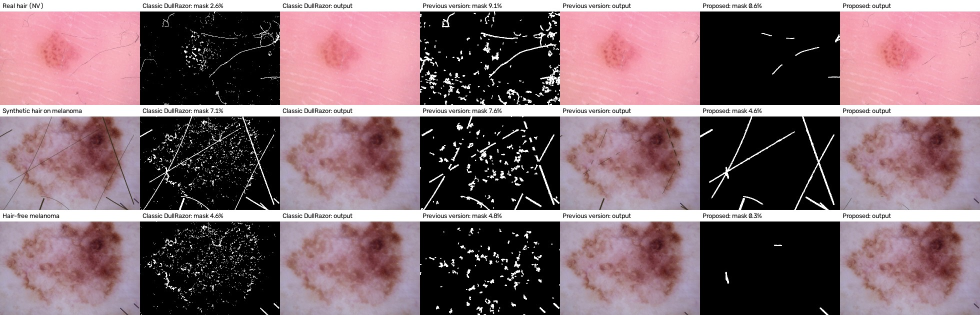
#> input picture scripts/hair_removal_comparison.jpg, 1960 x 630 px (shown at 1/2 size); its folder holds only this picture in this run
$ python -i dullrazor.py   (imports and definitions only)   (older library calls are emulated)
#> lines starting #> are read from the running program, lines starting #| are printed output that depends on the picture; after the words box and inside, x2 and y2 are one past the last pixel; in counts of white or black regions, pixels touching at a corner belong together
"""
Melanin-Resilient DullRazor Hair Removal & Asian Skin-Tone Calibration Engine.
Optimized for Asian / South Asian Skin Tones (Fitzpatrick Types III–V) on Smartphone & Clinical Images.

Key Improvements:
1. Red-Channel & LAB Luminance Extraction: Melanin has minimal absorption in the red spectrum (>650nm),
   whereas hair shafts absorb strongly across all wavelengths. Maximizes hair-to-skin contrast on dark/tan skin.
2. Gentle Local Contrast (CLAHE): Normalizes non-uniform illumination on mobile capture.
3. Structure-Preserving DullRazor: black-hat candidates filtered by oriented line opening (12 directions),
   so pigment network, dots and globules inside the lesion are not mistaken for hair; hairless images are untouched.
5. Telea / Navier-Stokes Inpainting: Smoothly restores texture without blurring lesion boundaries.
6. Shades of Gray (p=6) & Background LAB Calibration: Standardizes smartphone color temperature to clinical reference.
"""

try:
    import cv2
except ImportError:
    cv2 = None
import numpy as np


# ─────────────────────────────────────────────────────────────────────────────
# Structure-preserving DullRazor (v3)
#   1. Rough lesion segmentation (vignetting-corrected Otsu) -> lesion is protected.
#   2. Thin dark ridges: black-hat at 7x7 and 11x11.
#   3. Adaptive threshold = median + 3 x MAD of the black-hat on surrounding skin (picks up faint hair
#      on bright skin, ignores normal skin texture); stricter threshold inside the lesion.
#   4. Oriented line opening (12 directions, 31 px): keeps only structures with a long straight run.
#   5. Structures confined to the lesion are treated as lesion texture unless they contain a very long
#      (63 px) straight run; hairs that cross the lesion continue onto skin and are kept.
#   6. Dermatoscope ruler / scale marks in the image border are removed too.
#   7. Telea inpainting at the original resolution; images with almost no hair are left untouched.
# Benchmark: scripts/evaluate_hair_removal.py (synthetic hair at 4 contrast levels, see README there).
# ─────────────────────────────────────────────────────────────────────────────
def _line_kernel(length, angle_deg):
    k = np.zeros((length, length), np.uint8); c = length // 2
    dx, dy = np.cos(np.deg2rad(angle_deg)) * c, np.sin(np.deg2rad(angle_deg)) * c
    cv2.line(k, (int(round(c - dx)), int(round(c - dy))), (int(round(c + dx)), int(round(c + dy))), 1, 1)
    return k

def _line_open(binary, length, n_angles=12):
    out = np.zeros_like(binary)
    for a in np.arange(0, 180, 180.0 / n_angles):
        out |= cv2.morphologyEx(binary, cv2.MORPH_OPEN, _line_kernel(length, a))
    return out

def lesion_mask(gray):
    """Rough lesion segmentation used only to protect lesion texture from hair masking.
    1) remove dermatoscope vignetting by dividing by a very smooth illumination estimate,
    2) Otsu on the darker-than-skin map, 3) keep the most central large component not hugging the border."""
    h, w = gray.shape
    g = gray.astype(np.float32) + 1.0
    illum = cv2.GaussianBlur(g, (0, 0), max(h, w) / 6.0)
    dark = np.clip((1.0 - g / illum) * 255.0 + 128.0, 0, 255).astype(np.uint8)
    dark = cv2.GaussianBlur(dark, (0, 0), 5)
    _, m = cv2.threshold(dark, 0, 1, cv2.THRESH_BINARY + cv2.THRESH_OTSU)
    m = cv2.morphologyEx(m.astype(np.uint8), cv2.MORPH_OPEN, cv2.getStructuringElement(cv2.MORPH_ELLIPSE, (9, 9)))
    n, lab, st, cen = cv2.connectedComponentsWithStats(m)
    best, best_score = 0, 0.0
    for k in range(1, n):
        x, y, ww, hh, area = st[k]
        if area < 0.003 * h * w: continue
        touches = (x == 0) + (y == 0) + (x + ww >= w) + (y + hh >= h)
        dist = np.hypot(cen[k, 0] - w / 2, cen[k, 1] - h / 2) / np.hypot(w / 2, h / 2)
        score = area * (1 - dist) / (1 + touches)
        if score > best_score: best, best_score = k, score
    if best == 0: return np.zeros_like(gray, bool)
    les = (lab == best).astype(np.uint8)
    les = cv2.morphologyEx(les, cv2.MORPH_CLOSE, cv2.getStructuringElement(cv2.MORPH_ELLIPSE, (25, 25)))
    return cv2.dilate(les, cv2.getStructuringElement(cv2.MORPH_ELLIPSE, (31, 31))) > 0


def apply_dullrazor(img_bgr, inpaint_radius=3, k_noise=3.0, line_len=31, lesion_line_len=45, min_coverage=0.0005, remove_ruler=True):
    h, w = img_bgr.shape[:2]
    s = min(1.0, 600.0 / max(h, w))
    work = cv2.resize(img_bgr, (round(w * s), round(h * s)), interpolation=cv2.INTER_AREA) if s < 1 else img_bgr
    gray = cv2.cvtColor(work, cv2.COLOR_BGR2GRAY)
    les = lesion_mask(gray)
    # thin dark ridges at two widths (fine vellus hair, thicker terminal hair)
    bh = np.maximum(cv2.morphologyEx(gray, cv2.MORPH_BLACKHAT, cv2.getStructuringElement(cv2.MORPH_RECT, (7, 7))),
                    cv2.morphologyEx(gray, cv2.MORPH_BLACKHAT, cv2.getStructuringElement(cv2.MORPH_RECT, (11, 11))))
    bh = cv2.GaussianBlur(bh, (3, 3), 0)
    # adaptive threshold from the noise level of the surrounding skin (robust: median + k * MAD)
    skin = bh[~les] if (~les).sum() > 1000 else bh.ravel()
    med = np.median(skin); mad = np.median(np.abs(skin - med)) * 1.4826 + 1e-6
    t_skin = max(4.0, med + k_noise * mad)
    t_les = max(8.0, t_skin * 1.3)                                    # stricter inside the lesion
    cand_skin = ((bh > t_skin) & ~les).astype(np.uint8)
    cand_les = ((bh > t_les) & les).astype(np.uint8)
    # keep structures that contain a long straight run (hair); pigment network and dots do not
    lines = _line_open(cand_skin, line_len) | _line_open(cand_les, lesion_line_len)
    cand = cand_skin | cand_les
    mask = cv2.dilate(lines, np.ones((3, 3), np.uint8)) & cand
    # group pieces of the same hair that are separated by short low-contrast gaps (e.g. at the lesion edge)
    _, lab = cv2.connectedComponents(cv2.dilate(mask, np.ones((9, 9), np.uint8)), connectivity=8)
    lab = lab * (mask > 0)
    n = lab.max() + 1
    st = np.zeros((n, 5), np.int64)
    ys, xs = np.nonzero(lab)
    if len(ys):
        L = lab[ys, xs]
        st[:, 4] = np.bincount(L, minlength=n)
        for arr, i in ((xs, 2), (ys, 3)):
            mx = np.full(n, -1); mn = np.full(n, 1 << 30)
            np.maximum.at(mx, L, arr); np.minimum.at(mn, L, arr)
            st[:, i] = np.where(mx >= 0, mx - mn + 1, 0)
    span = np.maximum(st[:, cv2.CC_STAT_WIDTH], st[:, cv2.CC_STAT_HEIGHT]); span[0] = 0
    # a structure lying (almost) entirely inside the lesion is lesion texture, not hair: hairs that cross
    # the lesion always continue onto the surrounding skin
    outside = np.bincount(lab[~les], minlength=n) / np.maximum(st[:, cv2.CC_STAT_AREA], 1)
    # ...unless it contains a very long straight run (>= 2 x line_len), which pigment structures never do
    very_long = np.bincount(lab[_line_open(cand, 2 * line_len + 1) > 0], minlength=n) > 0
    mask = ((span >= line_len) & ((outside >= 0.25) | very_long))[lab].astype(np.uint8)
    # dermatoscope ruler / scale marks: short, high-contrast straight bars in the outer 12 % border band
    bw = int(0.12 * min(gray.shape))
    border = np.zeros_like(mask); border[:bw] = 1; border[-bw:] = 1; border[:, :bw] = 1; border[:, -bw:] = 1
    ruler = _line_open(((bh > 25) & (border > 0)).astype(np.uint8), 15)
    if remove_ruler:
        mask = mask | (cv2.dilate(ruler, np.ones((3, 3), np.uint8)) & (bh > 12))
    mask = mask.astype(np.uint8) * 255
    if mask.mean() / 255 < min_coverage:
        return img_bgr.copy(), np.zeros((h, w), np.uint8)
    mask = cv2.dilate(mask, np.ones((3, 3), np.uint8))
    if s < 1: mask = cv2.resize(mask, (w, h), interpolation=cv2.INTER_NEAREST)
    r = max(inpaint_radius, int(round(inpaint_radius / s)))
    return cv2.inpaint(img_bgr, mask, r, cv2.INPAINT_TELEA), mask


# [51 lines left out: functions calculate_ita, classify_fitzpatrick, not called in this run]


def apply_shades_of_gray(img_bgr: np.ndarray, p: int = 6) -> np.ndarray:
    """
    Shades of Gray color constancy (Finlayson & Trezzi) using Minkowski norm p=6.
    More robust to smartphone flash and yellow indoor casts than standard Gray-World.
    """
    img_float = img_bgr.astype(np.float32)
    norm_img = img_float / 255.0
    power_img = norm_img ** p
    e_b = (np.mean(power_img[:, :, 0])) ** (1.0 / p)
    e_g = (np.mean(power_img[:, :, 1])) ** (1.0 / p)
    e_r = (np.mean(power_img[:, :, 2])) ** (1.0 / p)

    e_gray = (e_b + e_g + e_r) / 3.0 + 1e-6
    scale_b = np.clip(e_gray / (e_b + 1e-6), 0.70, 1.40)
    scale_g = np.clip(e_gray / (e_g + 1e-6), 0.70, 1.40)
    scale_r = np.clip(e_gray / (e_r + 1e-6), 0.70, 1.40)

    balanced = np.zeros_like(img_float)
    balanced[:, :, 0] = np.clip(img_float[:, :, 0] * scale_b, 0, 255)
    balanced[:, :, 1] = np.clip(img_float[:, :, 1] * scale_g, 0, 255)
    balanced[:, :, 2] = np.clip(img_float[:, :, 2] * scale_r, 0, 255)
    return balanced.astype(np.uint8)


def calibrate_asian_skin_tone(img_bgr: np.ndarray) -> np.ndarray:
    """
    Shades of Gray (p=6) followed by gentle background-anchored LAB standardization.
    Standardizes warm/tan/brown Asian skin and indoor phone lighting toward the clinical
    training distribution without distorting central lesion contrast.
    """
    if cv2 is None or img_bgr is None or img_bgr.size == 0:
        return img_bgr

    # 1. Shades of gray
    balanced = apply_shades_of_gray(img_bgr, p=6)

    # 2. LAB standardization of background skin
    lab = cv2.cvtColor(balanced, cv2.COLOR_BGR2LAB).astype(np.float32)
    h, w = balanced.shape[:2]
    bh, bw = max(4, int(h * 0.15)), max(4, int(w * 0.15))
    border_mask = np.zeros((h, w), dtype=bool)
    border_mask[:bh, :] = True
    border_mask[-bh:, :] = True
    border_mask[:, :bw] = True
    border_mask[:, -bw:] = True

    bg_l = float(np.median(lab[border_mask, 0]))
    bg_b = float(np.median(lab[border_mask, 2]))

    # Clinical reference for normal skin in HAM10000 (L*~65 -> 162 in uint8, b*~14 -> 142 in uint8)
    target_l = 162.0
    target_b = 142.0

    delta_l = (target_l - bg_l) * 0.35
    delta_b = (target_b - bg_b) * 0.30

    lab[:, :, 0] = np.clip(lab[:, :, 0] + delta_l, 0, 255)
    lab[:, :, 2] = np.clip(lab[:, :, 2] + delta_b, 0, 255)

    return cv2.cvtColor(lab.astype(np.uint8), cv2.COLOR_LAB2BGR)


# [81 lines left out: functions _skin_pixels, check_skin_and_quality, not called in this run]


def apply_color_constancy(img_bgr: np.ndarray) -> np.ndarray:
    """Backward compatibility wrapper: applies calibrated skin-tone normalization."""
    return calibrate_asian_skin_tone(img_bgr)


def preprocess_dermatoscopy_pipeline(
    img_bgr: np.ndarray, target_size: tuple[int, int] = (224, 224)
) -> np.ndarray:
    """
    Complete pre-processing pipeline:
    1. DullRazor hair removal
    2. Asian skin tone & illumination calibration
    3. Resizing to target_size
    """
    hair_removed, _ = apply_dullrazor(img_bgr)
    calibrated = calibrate_asian_skin_tone(hair_removed)

    if cv2 is not None:
        resized = cv2.resize(calibrated, target_size, interpolation=cv2.INTER_AREA)
    else:
        resized = np.zeros((target_size[0], target_size[1], 3), dtype=np.uint8)
        h = min(calibrated.shape[0], target_size[0])
        w = min(calibrated.shape[1], target_size[1])
        resized[:h, :w] = calibrated[:h, :w]

    return resized


# [20 lines not run here, left out]

>>> import cv2
>>> picture = cv2.imread('../scripts/hair_removal_comparison.jpg')
#> picture is the input picture: shape (630, 1960, 3); mean B, G, R 108.9, 102.3, 126.4
>>> result = preprocess_dermatoscopy_pipeline(picture)
#> in lesion_mask, `_, m = cv2.threshold(dark, 0, 1, cv2.THRESH_BINARY + cv2.THRESH_OTSU)`:
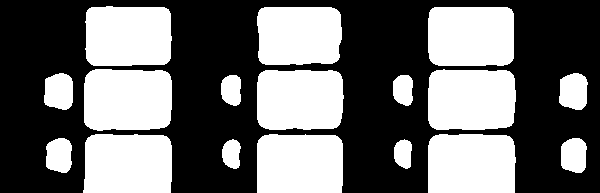
#> m: shape (193, 600); values 0 (black) and 1 (white), 43.1% white; 17 white regions, largest, box (x1, y1, x2, y2) and area: (84, 69, 172, 131) 5123, (428, 69, 516, 130) 5042, (428, 134, 516, 193) 5030
#> in lesion_mask, `m = cv2.morphologyEx(m.astype(np.uint8), cv2.MORPH_OPEN, cv2.getStruct..`: m: shape (193, 600); values 0 (black) and 1 (white), 43% white; 17 white regions, largest, box (x1, y1, x2, y2) and area: (84, 69, 172, 131) 5121, (428, 69, 516, 130) 5038, (428, 134, 516, 193) 5029
#> in lesion_mask, `n, lab, st, cen = cv2.connectedComponentsWithStats(m)`:
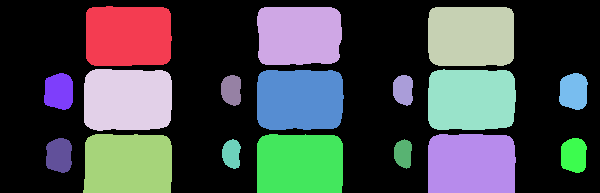
#> lab: shape (193, 600) int32; 18 distinct labels, from 0 to 17; one colour per label, 0 black
#> in lesion_mask, `n, lab, st, cen = cv2.connectedComponentsWithStats(m)`: n = 18; st = 18 rows, first 6: [0, 0, 600, 193, 65970], [86, 6, 86, 60, 4916], [257, 7, 85, 58, 4656], [428, 7, 86, 59, 4955], [84, 69, 88, 62, 5121], [428, 69, 88, 61, 5038]; cen = 18 rows, first 8: [298.6, 91.32], [127.8, 35.67], [298.6, 35], [470.6, 35.8], [127.1, 99.31], [470.9, 99.21], [299.3, 99.29], [58.61, 91.13]
#> the loop in lesion_mask, `for k in range(1, n):` made 17 passes
#> (x, y, ww, hh, area, touches, dist, score) on passes 1, 2, 6: (86, 6, 86, 60, 4916, False, 0.579, 2067.8), (257, 7, 85, 58, 4656, False, 0.195, 3747.2), (257, 70, 87, 60, 4929, False, 0.00909, 4884.2)
#> (x, y, ww, hh, area, touches, dist, score) on passes 3, 4, 5, 7, 8, 9: (428, 7, 86, 59, 4955, False, 0.575, 2107.8), (84, 69, 88, 62, 5121, False, 0.549, 2310.6), (428, 69, 88, 61, 5038, False, 0.542, 2305.6), (44, 73, 29, 37, 905, False, 0.766, 211.6), (559, 73, 29, 37, 883, False, 0.867, 117.1), (221, 75, 20, 31, 520, False, 0.22, 405.7)
#> after the loop in lesion_mask, `for k in range(1, n):`: best = 6; best_score = 4884.2
#> in lesion_mask, `les = (lab == best).astype(np.uint8)`: les: shape (193, 600); values 0 (black) and 1 (white), 4.3% white; 1 white region, box (x1, y1, x2, y2) and area: (257, 70, 344, 130) 4929
#> in lesion_mask, `return cv2.dilate(les, cv2.getStructuringElement(cv2.MORPH_ELLIPSE, (3..`: returned value: shape (193, 600) bool; 8.4% white; 1 white region, box (x1, y1, x2, y2) and area: (242, 55, 359, 145) 9681
#> in apply_dullrazor, `bh = cv2.GaussianBlur(bh, (3, 3), 0)`:
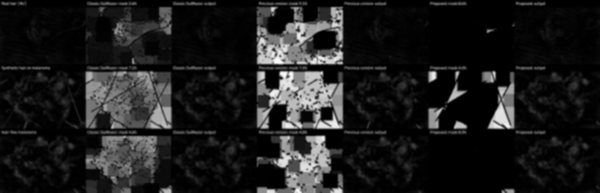
#> bh: shape (193, 600); min 0, max 251, mean 28.8
#> in apply_dullrazor, `med = np.median(skin)`: med = 5
#> in apply_dullrazor, `mad = np.median(np.abs(skin - med)) * 1.4826 + 1e-06`: mad = 7.41
#> in apply_dullrazor, `t_skin = max(4.0, med + k_noise * mad)`: t_skin = 27.24
#> in apply_dullrazor, `t_les = max(8.0, t_skin * 1.3)`: t_les = 35.41
#> in apply_dullrazor, `cand_skin = ((bh > t_skin) & ~les).astype(np.uint8)`: cand_skin: shape (193, 600); values 0 (black) and 1 (white), 20.1% white; 175 white regions (85 under 20 px), largest, box (x1, y1, x2, y2) and area: (80, 66, 173, 130) 4938, (256, 2, 344, 58) 3338, (85, 135, 171, 193) 3247
#> in apply_dullrazor, `cand_les = ((bh > t_les) & les).astype(np.uint8)`: cand_les: shape (193, 600); values 0 (black) and 1 (white), 4.7% white; 11 white regions (3 under 20 px), largest, box (x1, y1, x2, y2) and area: (256, 66, 344, 130) 4061, (256, 55, 344, 65) 802, (271, 135, 295, 145) 188
#> after the loop in _line_open, `for a in np.arange(0, 180, 180.0 / n_angles):`: out: shape (193, 600); min 0, max 255, mean 0.2
#> call 2 of _line_open, with length = 45, n_angles = 12
#> in _line_open (call 2), `out = np.zeros_like(binary)`: out: shape (193, 600); every value is 0
#> after the loop in _line_open (call 2), `for a in np.arange(0, 180, 180.0 / n_angles):`:
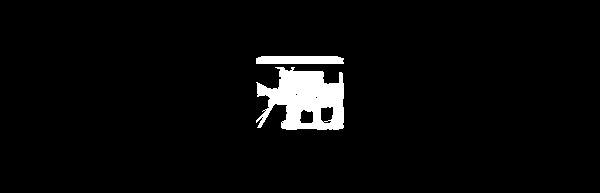
#> out: shape (193, 600); values 0 (black) and 1 (white), 3.7% white; 2 white regions, box (x1, y1, x2, y2) and area: (256, 67, 344, 130) 3629, (256, 56, 344, 64) 686
#> in apply_dullrazor, `cand = cand_skin | cand_les`: cand: shape (193, 600); values 0 (black) and 1 (white), 24.8% white; 180 white regions (86 under 20 px), largest, box (x1, y1, x2, y2) and area: (80, 66, 173, 130) 4938, (256, 2, 344, 65) 4140, (256, 66, 344, 130) 4061
#> in apply_dullrazor, `mask = cv2.dilate(lines, np.ones((3, 3), np.uint8)) & cand`: mask: shape (193, 600); values 0 (black) and 1 (white), 20% white; 23 white regions, largest, box (x1, y1, x2, y2) and area: (83, 66, 173, 130) 4932, (256, 2, 344, 65) 4072, (256, 67, 344, 130) 3775
#> in apply_dullrazor, `_, lab = cv2.connectedComponents(cv2.dilate(mask, np.ones((9, 9), np.u..`: lab: shape (193, 600) int32; 12 distinct labels, from 0 to 11
#> in apply_dullrazor, `lab = lab * (mask > 0)`:
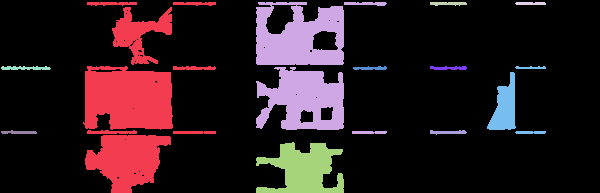
#> lab: shape (193, 600) int32; 12 distinct labels, from 0 to 11; one colour per label, 0 black
#> in apply_dullrazor, `n = lab.max() + 1`: n = 12
#> the loop in apply_dullrazor, `for arr, i in ((xs, 2), (ys, 3)):` made 2 passes
#> (i, mx) on passes 1 to 2: (2, [-1, -1, -1, -1, -1, -1, -1, -1, -1, -1, -1, -1]), (3, [-1, -1, -1, -1, -1, -1, -1, -1, -1, -1, -1, -1])
#> after the loop in apply_dullrazor, `for arr, i in ((xs, 2), (ys, 3)):`: st = [[0, 0, 0, 0, 0], [0, 0, 133, 191, 10421], [0, 0, 131, 132, 8077], [0, 0, 37, 4, 114], [0, 0, 31, 3, 88], [0, 0, 50, 4, 155], [0, 0, 34, 4, 102], [0, 0, 37, 4, 113], [0, 0, 59, 68, 1133], [0, 0, 36, 4, 105], [0, 0, 37, 5, 118], [0, 0, 88, 51, 2714]]
#> in apply_dullrazor, `span = np.maximum(st[:, cv2.CC_STAT_WIDTH], st[:, cv2.CC_STAT_HEIGHT])`: span = [0, 191, 132, 37, 31, 50, 34, 37, 68, 36, 37, 88]
#> in apply_dullrazor, `outside = np.bincount(lab[~les], minlength=n) / np.maximum(st[:, cv2.C..`: outside = [87595, 1, 0.433, 1, 1, 1, 0.961, 1, 1, 1, 1, 0.988]
#> after the loop in _line_open (call 3), `for a in np.arange(0, 180, 180.0 / n_angles):`: out: shape (193, 600); min 0, max 255, mean 0.2
#> in apply_dullrazor, `very_long = np.bincount(lab[_line_open(cand, 2 * line_len + 1) > 0], m..`: very_long = [True, True, True, False, False, False, False, False, False, False, False, True]
#> after the loop in _line_open (call 4), `for a in np.arange(0, 180, 180.0 / n_angles):`: binary: shape (193, 600); values 0 (black) and 1 (white), 4.8% white; 54 white regions (20 under 20 px), largest, box (x1, y1, x2, y2) and area: (256, 170, 344, 193) 1269, (256, 2, 344, 23) 1051, (100, 170, 156, 193) 865
#> after the loop in _line_open (call 4), `for a in np.arange(0, 180, 180.0 / n_angles):`: out: shape (193, 600); min 0, max 255, mean 0
#> in apply_dullrazor, `mask = mask | (cv2.dilate(ruler, np.ones((3, 3), np.uint8)) & (bh > 12))`: mask: shape (193, 600); values 0 (black) and 1 (white), 21.4% white; 31 white regions (1 under 20 px), largest, box (x1, y1, x2, y2) and area: (83, 66, 173, 130) 4932, (256, 1, 344, 65) 4259, (256, 67, 344, 130) 3775
#> in apply_dullrazor, `mask = cv2.dilate(mask, np.ones((3, 3), np.uint8))`: mask: shape (193, 600); 25.5% white; 23 white regions (1 under 20 px), largest, box (x1, y1, x2, y2) and area: (82, 65, 217, 193) 9727, (255, 0, 388, 131) 9476, (255, 141, 347, 193) 3162
#> in apply_dullrazor, `if s < 1: mask = cv2.resize(mask, (w, h), interpolation=cv2.INTER_NEAR..`: mask: shape (630, 1960); 25.4% white; 23 white regions, largest, box (x1, y1, x2, y2) and area: (268, 213, 709, 630) 103548, (833, 0, 1268, 428) 100897, (833, 461, 1134, 630) 33512
#> in apply_shades_of_gray, `power_img = norm_img ** p`:
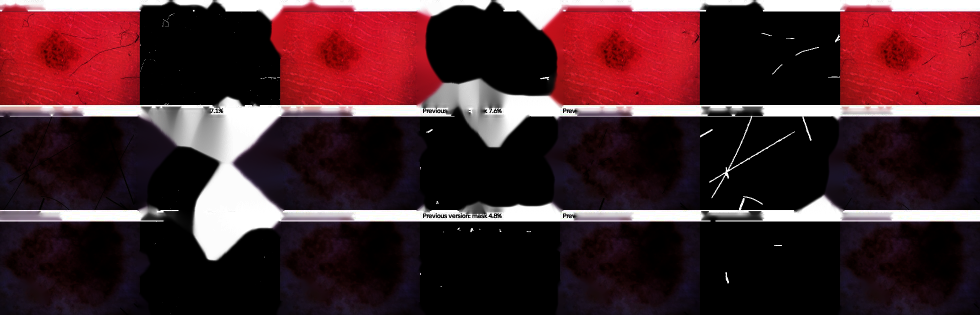
#> power_img: shape (630, 1960, 3) float32 (shown at 1/2 size); mean B, G, R 0.166, 0.147, 0.283
#> in apply_shades_of_gray, `e_b = (np.mean(power_img[:, :, 0])) ** (1.0 / p)`: e_b = 0.742
#> in apply_shades_of_gray, `e_g = (np.mean(power_img[:, :, 1])) ** (1.0 / p)`: e_g = 0.726
#> in apply_shades_of_gray, `e_r = (np.mean(power_img[:, :, 2])) ** (1.0 / p)`: e_r = 0.81
#> in apply_shades_of_gray, `e_gray = (e_b + e_g + e_r) / 3.0 + 1e-6`: e_gray = 0.759
#> in apply_shades_of_gray, `scale_b = np.clip(e_gray / (e_b + 1e-6), 0.70, 1.40)`: scale_b = 1.02
#> in apply_shades_of_gray, `scale_g = np.clip(e_gray / (e_g + 1e-6), 0.70, 1.40)`: scale_g = 1.05
#> in apply_shades_of_gray, `scale_r = np.clip(e_gray / (e_r + 1e-6), 0.70, 1.40)`: scale_r = 0.937
#> in apply_shades_of_gray, `balanced[:, :, 0] = np.clip(img_float[:, :, 0] * scale_b, 0, 255)`:
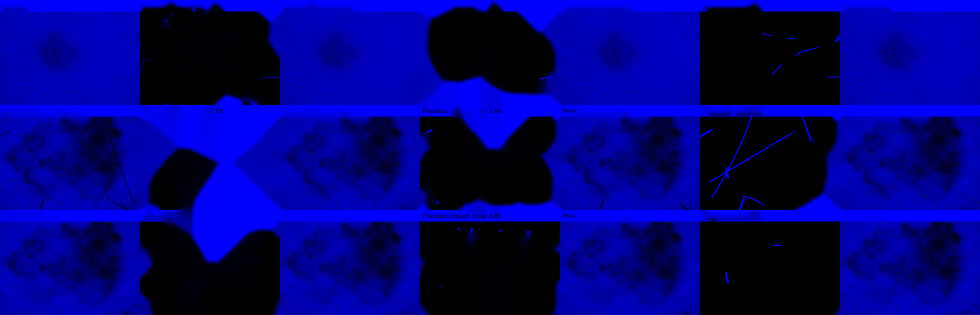
#> balanced: shape (630, 1960, 3) float32 (shown at 1/2 size); mean B, G, R 123.3, 0, 0
#> in calibrate_asian_skin_tone, `bg_l = float(np.median(lab[border_mask, 0]))`: bg_l = 165
#> in calibrate_asian_skin_tone, `bg_b = float(np.median(lab[border_mask, 2]))`: bg_b = 128
#> in calibrate_asian_skin_tone, `delta_l = (target_l - bg_l) * 0.35`: delta_l = -1.05
#> in calibrate_asian_skin_tone, `delta_b = (target_b - bg_b) * 0.30`: delta_b = 4.2
